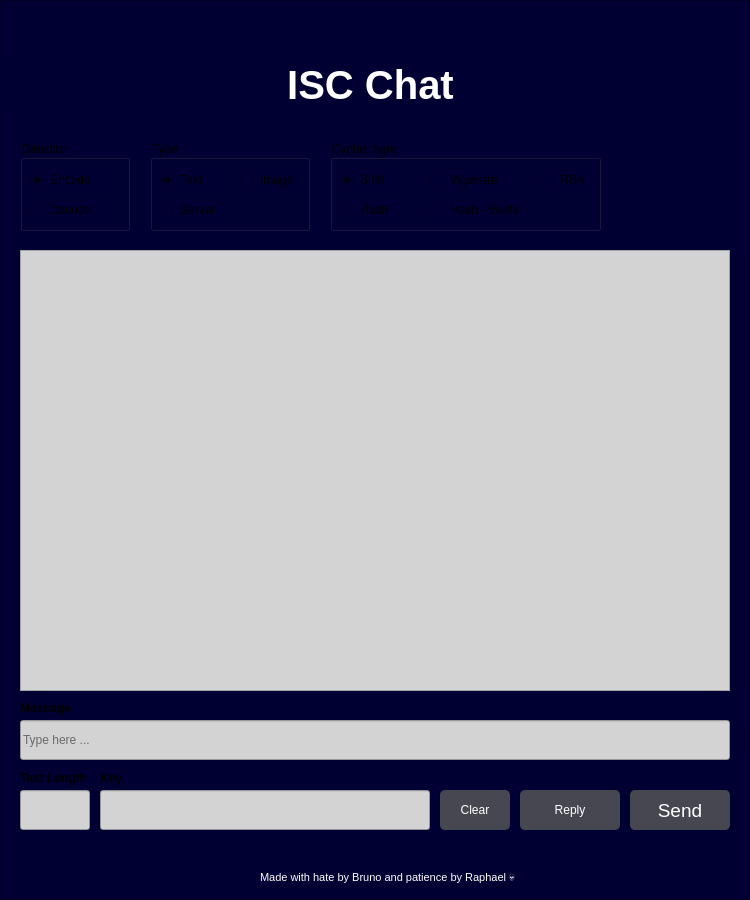
<?xml version="1.0" encoding="UTF-8"?>
<ui version="4.0">
 <class>Form</class>
 <widget class="QWidget" name="Form">
  <property name="geometry">
   <rect>
    <x>0</x>
    <y>0</y>
    <width>750</width>
    <height>900</height>
   </rect>
  </property>
  <property name="minimumSize">
   <size>
    <width>491</width>
    <height>661</height>
   </size>
  </property>
  <property name="windowTitle">
   <string>Form</string>
  </property>
  <widget class="QFrame" name="frame">
   <property name="geometry">
    <rect>
     <x>0</x>
     <y>0</y>
     <width>750</width>
     <height>900</height>
    </rect>
   </property>
   <property name="minimumSize">
    <size>
     <width>0</width>
     <height>0</height>
    </size>
   </property>
   <property name="maximumSize">
    <size>
     <width>16777215</width>
     <height>16777215</height>
    </size>
   </property>
   <property name="styleSheet">
    <string notr="true">background-color: rgb(0, 0, 50);  /* Light gray */
</string>
   </property>
   <property name="frameShape">
    <enum>QFrame::Shape::StyledPanel</enum>
   </property>
   <property name="frameShadow">
    <enum>QFrame::Shadow::Raised</enum>
   </property>
   <widget class="QPushButton" name="sendButton">
    <property name="geometry">
     <rect>
      <x>630</x>
      <y>790</y>
      <width>100</width>
      <height>40</height>
     </rect>
    </property>
    <property name="minimumSize">
     <size>
      <width>5</width>
      <height>0</height>
     </size>
    </property>
    <property name="font">
     <font>
      <family>Arial</family>
      <pointsize>14</pointsize>
      <italic>false</italic>
      <bold>false</bold>
     </font>
    </property>
    <property name="cursor">
     <cursorShape>ArrowCursor</cursorShape>
    </property>
    <property name="toolTipDuration">
     <number>-10</number>
    </property>
    <property name="styleSheet">
     <string notr="true">color: rgb(255, 255, 255);
background-color: rgba(90, 90, 90, 200);
border: none;
border-radius: 5px;
font: 14pt &quot;Arial&quot;;</string>
    </property>
    <property name="text">
     <string>Send</string>
    </property>
   </widget>
   <widget class="QLabel" name="title">
    <property name="geometry">
     <rect>
      <x>0</x>
      <y>60</y>
      <width>741</width>
      <height>51</height>
     </rect>
    </property>
    <property name="font">
     <font>
      <pointsize>30</pointsize>
     </font>
    </property>
    <property name="cursor">
     <cursorShape>ArrowCursor</cursorShape>
    </property>
    <property name="text">
     <string>&lt;html&gt;&lt;head/&gt;&lt;body&gt;&lt;p align=&quot;center&quot;&gt;&lt;span style=&quot; font-weight:700; color:#ffffff;&quot;&gt;ISC Chat&lt;/span&gt;&lt;/p&gt;&lt;/body&gt;&lt;/html&gt;</string>
    </property>
   </widget>
   <widget class="QLabel" name="author">
    <property name="geometry">
     <rect>
      <x>260</x>
      <y>870</y>
      <width>271</width>
      <height>16</height>
     </rect>
    </property>
    <property name="text">
     <string>&lt;html&gt;&lt;head/&gt;&lt;body&gt;&lt;p&gt;&lt;span style=&quot; font-size:8pt; color:#ffffff;&quot;&gt;Made with hate by Bruno and patience by Raphael 💀&lt;/span&gt;&lt;/p&gt;&lt;/body&gt;&lt;/html&gt;</string>
    </property>
   </widget>
   <widget class="QLineEdit" name="messageField">
    <property name="geometry">
     <rect>
      <x>20</x>
      <y>720</y>
      <width>710</width>
      <height>40</height>
     </rect>
    </property>
    <property name="minimumSize">
     <size>
      <width>0</width>
      <height>40</height>
     </size>
    </property>
    <property name="styleSheet">
     <string notr="true">background-color: lightgray;
font: 600 11pt &quot;Segoe UI&quot;;
font:  11pt &quot;Segoe UI&quot;;
font: 350 12pt &quot;Segoe UI&quot;;
font: 10pt &quot;Segoe UI&quot;;
font: 600 9pt &quot;Segoe UI&quot;;
    color: black; /* Optional: to set text color */</string>
    </property>
    <property name="placeholderText">
     <string>Type here ...</string>
    </property>
   </widget>
   <widget class="QGroupBox" name="groupBox">
    <property name="geometry">
     <rect>
      <x>20</x>
      <y>140</y>
      <width>110</width>
      <height>91</height>
     </rect>
    </property>
    <property name="title">
     <string>Direction</string>
    </property>
    <widget class="QRadioButton" name="encodeRadioButton">
     <property name="geometry">
      <rect>
       <x>10</x>
       <y>30</y>
       <width>71</width>
       <height>20</height>
      </rect>
     </property>
     <property name="text">
      <string>Encode</string>
     </property>
     <property name="checked">
      <bool>true</bool>
     </property>
     <property name="autoExclusive">
      <bool>true</bool>
     </property>
     <attribute name="buttonGroup">
      <string notr="true">direction</string>
     </attribute>
    </widget>
    <widget class="QRadioButton" name="decodeRadioButton">
     <property name="geometry">
      <rect>
       <x>10</x>
       <y>60</y>
       <width>71</width>
       <height>20</height>
      </rect>
     </property>
     <property name="text">
      <string>Decode</string>
     </property>
     <attribute name="buttonGroup">
      <string notr="true">direction</string>
     </attribute>
    </widget>
   </widget>
   <widget class="QGroupBox" name="groupBox_2">
    <property name="geometry">
     <rect>
      <x>150</x>
      <y>140</y>
      <width>160</width>
      <height>91</height>
     </rect>
    </property>
    <property name="title">
     <string>Type</string>
    </property>
    <widget class="QRadioButton" name="textRadioButton">
     <property name="geometry">
      <rect>
       <x>10</x>
       <y>30</y>
       <width>51</width>
       <height>20</height>
      </rect>
     </property>
     <property name="text">
      <string>Text</string>
     </property>
     <property name="checked">
      <bool>true</bool>
     </property>
     <attribute name="buttonGroup">
      <string notr="true">type</string>
     </attribute>
    </widget>
    <widget class="QRadioButton" name="serverRadioButton">
     <property name="geometry">
      <rect>
       <x>10</x>
       <y>60</y>
       <width>61</width>
       <height>20</height>
      </rect>
     </property>
     <property name="text">
      <string>Server</string>
     </property>
     <attribute name="buttonGroup">
      <string notr="true">type</string>
     </attribute>
    </widget>
    <widget class="QRadioButton" name="imageRadioButton">
     <property name="geometry">
      <rect>
       <x>90</x>
       <y>30</y>
       <width>61</width>
       <height>20</height>
      </rect>
     </property>
     <property name="text">
      <string>Image</string>
     </property>
     <attribute name="buttonGroup">
      <string notr="true">type</string>
     </attribute>
    </widget>
   </widget>
   <widget class="QGroupBox" name="groupBox_3">
    <property name="geometry">
     <rect>
      <x>330</x>
      <y>140</y>
      <width>271</width>
      <height>91</height>
     </rect>
    </property>
    <property name="title">
     <string>Cypher type</string>
    </property>
    <widget class="QRadioButton" name="shiftRadioButton">
     <property name="geometry">
      <rect>
       <x>10</x>
       <y>30</y>
       <width>61</width>
       <height>20</height>
      </rect>
     </property>
     <property name="text">
      <string>Shift</string>
     </property>
     <property name="checked">
      <bool>true</bool>
     </property>
     <attribute name="buttonGroup">
      <string notr="true">cypherType</string>
     </attribute>
    </widget>
    <widget class="QRadioButton" name="vigenereRadioButton">
     <property name="geometry">
      <rect>
       <x>100</x>
       <y>30</y>
       <width>81</width>
       <height>20</height>
      </rect>
     </property>
     <property name="text">
      <string>Vigénère</string>
     </property>
     <attribute name="buttonGroup">
      <string notr="true">cypherType</string>
     </attribute>
    </widget>
    <widget class="QRadioButton" name="rsaRadioButton">
     <property name="geometry">
      <rect>
       <x>210</x>
       <y>30</y>
       <width>51</width>
       <height>20</height>
      </rect>
     </property>
     <property name="text">
      <string>RSA</string>
     </property>
     <attribute name="buttonGroup">
      <string notr="true">cypherType</string>
     </attribute>
    </widget>
    <widget class="QRadioButton" name="hashRadioButton">
     <property name="geometry">
      <rect>
       <x>10</x>
       <y>60</y>
       <width>61</width>
       <height>20</height>
      </rect>
     </property>
     <property name="text">
      <string>Hash</string>
     </property>
     <attribute name="buttonGroup">
      <string notr="true">cypherType</string>
     </attribute>
    </widget>
    <widget class="QRadioButton" name="hashVerifyRadioButton">
     <property name="geometry">
      <rect>
       <x>100</x>
       <y>60</y>
       <width>91</width>
       <height>20</height>
      </rect>
     </property>
     <property name="text">
      <string>Hash - Verify</string>
     </property>
     <attribute name="buttonGroup">
      <string notr="true">cypherType</string>
     </attribute>
    </widget>
   </widget>
   <widget class="QLineEdit" name="text_LenField">
    <property name="geometry">
     <rect>
      <x>20</x>
      <y>790</y>
      <width>70</width>
      <height>40</height>
     </rect>
    </property>
    <property name="styleSheet">
     <string notr="true">background-color: lightgray;
    color: black; /* Optional: to set text color */</string>
    </property>
    <property name="placeholderText">
     <string/>
    </property>
   </widget>
   <widget class="QLabel" name="label">
    <property name="geometry">
     <rect>
      <x>20</x>
      <y>770</y>
      <width>91</width>
      <height>16</height>
     </rect>
    </property>
    <property name="font">
     <font>
      <bold>true</bold>
     </font>
    </property>
    <property name="text">
     <string>Text Length</string>
    </property>
   </widget>
   <widget class="QLabel" name="label_3">
    <property name="geometry">
     <rect>
      <x>20</x>
      <y>700</y>
      <width>91</width>
      <height>16</height>
     </rect>
    </property>
    <property name="font">
     <font>
      <bold>true</bold>
     </font>
    </property>
    <property name="text">
     <string>Message</string>
    </property>
   </widget>
   <widget class="QPushButton" name="replyButton">
    <property name="geometry">
     <rect>
      <x>520</x>
      <y>790</y>
      <width>100</width>
      <height>40</height>
     </rect>
    </property>
    <property name="autoFillBackground">
     <bool>false</bool>
    </property>
    <property name="styleSheet">
     <string notr="true">color: rgb(255, 255, 255);
border-color: qlineargradient(spread:pad, x1:0, y1:0, x2:1, y2:0, stop:0 rgba(0, 0, 0, 255), stop:1 rgba(255, 255, 255, 255));
background-color: rgba(90, 90, 90, 200);
border: none;
border-radius: 5px;
font: 14pt &quot;Arial&quot;;</string>
    </property>
    <property name="text">
     <string>Reply</string>
    </property>
    <property name="autoRepeatDelay">
     <number>297</number>
    </property>
    <property name="autoRepeatInterval">
     <number>97</number>
    </property>
   </widget>
   <widget class="QLineEdit" name="keyField">
    <property name="geometry">
     <rect>
      <x>100</x>
      <y>790</y>
      <width>330</width>
      <height>40</height>
     </rect>
    </property>
    <property name="styleSheet">
     <string notr="true">background-color: lightgray;
    color: black; /* Optional: to set text color */</string>
    </property>
    <property name="placeholderText">
     <string/>
    </property>
    <property name="clearButtonEnabled">
     <bool>false</bool>
    </property>
   </widget>
   <widget class="QTextEdit" name="sendandrec">
    <property name="geometry">
     <rect>
      <x>20</x>
      <y>250</y>
      <width>710</width>
      <height>441</height>
     </rect>
    </property>
    <property name="tabletTracking">
     <bool>false</bool>
    </property>
    <property name="autoFillBackground">
     <bool>false</bool>
    </property>
    <property name="styleSheet">
     <string notr="true">background-color: lightgray;
    color: black; /* Optional: to set text color */</string>
    </property>
    <property name="frameShadow">
     <enum>QFrame::Shadow::Sunken</enum>
    </property>
    <property name="html">
     <string>&lt;!DOCTYPE HTML PUBLIC &quot;-//W3C//DTD HTML 4.0//EN&quot; &quot;http://www.w3.org/TR/REC-html40/strict.dtd&quot;&gt;
&lt;html&gt;&lt;head&gt;&lt;meta name=&quot;qrichtext&quot; content=&quot;1&quot; /&gt;&lt;meta charset=&quot;utf-8&quot; /&gt;&lt;style type=&quot;text/css&quot;&gt;
p, li { white-space: pre-wrap; }
hr { height: 1px; border-width: 0; }
li.unchecked::marker { content: &quot;\2610&quot;; }
li.checked::marker { content: &quot;\2612&quot;; }
&lt;/style&gt;&lt;/head&gt;&lt;body style=&quot; font-family:'Segoe UI'; font-size:9pt; font-weight:400; font-style:normal;&quot;&gt;
&lt;p style=&quot;-qt-paragraph-type:empty; margin-top:0px; margin-bottom:0px; margin-left:0px; margin-right:0px; -qt-block-indent:0; text-indent:0px;&quot;&gt;&lt;br /&gt;&lt;/p&gt;&lt;/body&gt;&lt;/html&gt;</string>
    </property>
   </widget>
   <widget class="QLabel" name="Logo">
    <property name="geometry">
     <rect>
      <x>20</x>
      <y>10</y>
      <width>181</width>
      <height>31</height>
     </rect>
    </property>
    <property name="sizePolicy">
     <sizepolicy hsizetype="Minimum" vsizetype="Fixed">
      <horstretch>0</horstretch>
      <verstretch>0</verstretch>
     </sizepolicy>
    </property>
    <property name="autoFillBackground">
     <bool>false</bool>
    </property>
    <property name="styleSheet">
     <string notr="true"/>
    </property>
    <property name="frameShape">
     <enum>QFrame::Shape::NoFrame</enum>
    </property>
    <property name="frameShadow">
     <enum>QFrame::Shadow::Plain</enum>
    </property>
    <property name="lineWidth">
     <number>0</number>
    </property>
    <property name="midLineWidth">
     <number>0</number>
    </property>
    <property name="text">
     <string/>
    </property>
    <property name="pixmap">
     <pixmap>isc_logo.png</pixmap>
    </property>
    <property name="scaledContents">
     <bool>true</bool>
    </property>
    <property name="wordWrap">
     <bool>false</bool>
    </property>
    <property name="indent">
     <number>-1</number>
    </property>
    <property name="openExternalLinks">
     <bool>true</bool>
    </property>
    <property name="textInteractionFlags">
     <set>Qt::TextInteractionFlag::TextBrowserInteraction</set>
    </property>
   </widget>
   <widget class="QPushButton" name="clearButton">
    <property name="geometry">
     <rect>
      <x>440</x>
      <y>790</y>
      <width>70</width>
      <height>40</height>
     </rect>
    </property>
    <property name="autoFillBackground">
     <bool>false</bool>
    </property>
    <property name="styleSheet">
     <string notr="true">color: rgb(255, 255, 255);
border-color: qlineargradient(spread:pad, x1:0, y1:0, x2:1, y2:0, stop:0 rgba(0, 0, 0, 255), stop:1 rgba(255, 255, 255, 255));
background-color: rgba(90, 90, 90, 200);
border: none;
border-radius: 5px;
font: 14pt &quot;Arial&quot;;</string>
    </property>
    <property name="text">
     <string>Clear</string>
    </property>
    <property name="autoRepeatDelay">
     <number>297</number>
    </property>
    <property name="autoRepeatInterval">
     <number>97</number>
    </property>
   </widget>
   <widget class="QLabel" name="label_6">
    <property name="geometry">
     <rect>
      <x>100</x>
      <y>770</y>
      <width>31</width>
      <height>16</height>
     </rect>
    </property>
    <property name="font">
     <font>
      <bold>true</bold>
     </font>
    </property>
    <property name="text">
     <string>Key</string>
    </property>
   </widget>
   <zorder>sendandrec</zorder>
   <zorder>sendButton</zorder>
   <zorder>title</zorder>
   <zorder>author</zorder>
   <zorder>messageField</zorder>
   <zorder>groupBox</zorder>
   <zorder>groupBox_2</zorder>
   <zorder>groupBox_3</zorder>
   <zorder>text_LenField</zorder>
   <zorder>label</zorder>
   <zorder>label_3</zorder>
   <zorder>replyButton</zorder>
   <zorder>keyField</zorder>
   <zorder>clearButton</zorder>
   <zorder>label_6</zorder>
   <zorder>Logo</zorder>
  </widget>
 </widget>
 <resources/>
 <connections/>
 <buttongroups>
  <buttongroup name="type"/>
  <buttongroup name="cypherType"/>
  <buttongroup name="direction"/>
 </buttongroups>
</ui>
